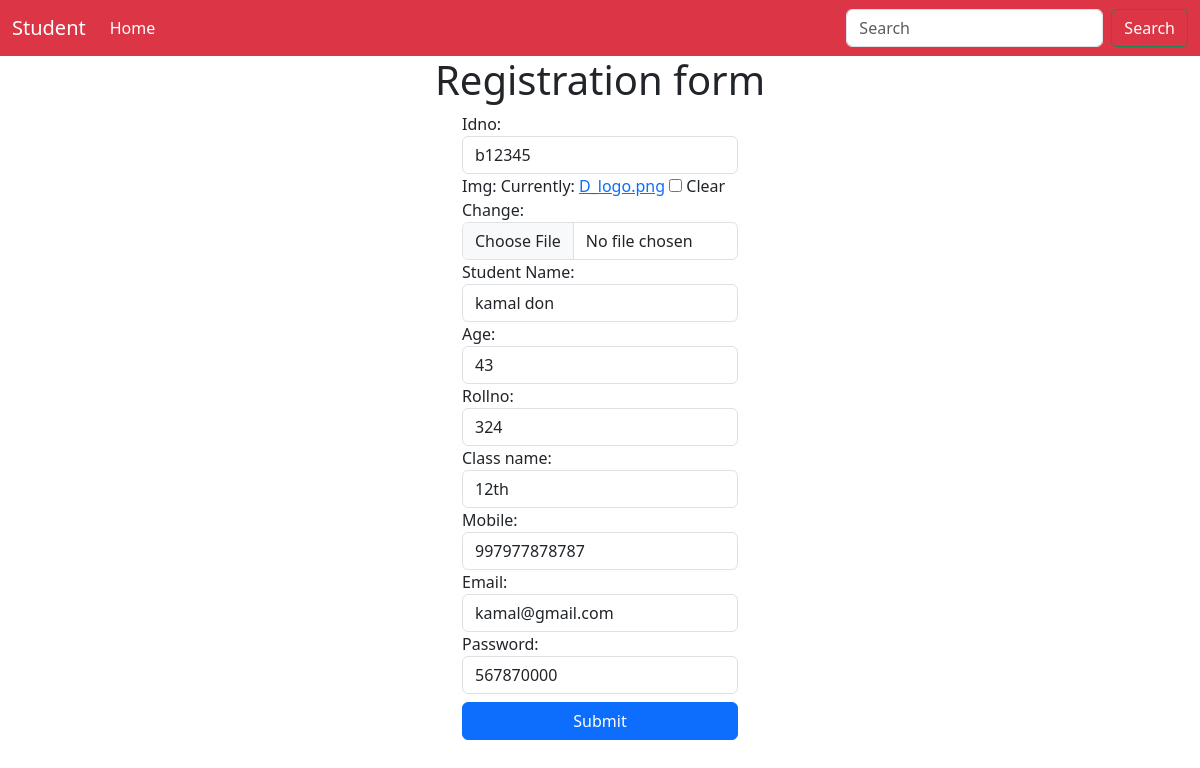
Page /update/9/ on the committed database.
### MY_STUDENTS/models.py (models this page shows, shortened)
class Student(models.Model):
    idno = models.CharField(max_length=20, unique=True)
    img=models.ImageField(blank=True)
    name = models.CharField(max_length=100)
    age = models.IntegerField()
    rollno = models.IntegerField()
    class_name = models.CharField(max_length=50)
    mobile = models.CharField(max_length=15)
    email = models.EmailField(unique=True)
    password = models.CharField(max_length=50)

### MY_STUDENTS/views.py (the view)
# urls.py: path("update/<int:id>/",update,name="update"),
def update(request,id):
    student=Student.objects.get(pk=id)
    if request.method == 'POST':
        form=Student_Form(request.POST,instance=student)
        if form.is_valid():
            form.save()
            form=Student_Form()
        print(student,"--------------")
    else:
        form=Student_Form(instance=student)
    return render(request,'regform.html',{'form':form})

### MY_STUDENTS/forms.py
class Student_Form(forms.ModelForm):
    class Meta:
        model=Student
        fields="__all__"
        labels={
            'name':"Student Name"
        }
        widgets={
            'idno':forms.TextInput(attrs={'class':"form-control"}),
            'name':forms.TextInput(attrs={'class':"form-control"}),
            'img':forms.ClearableFileInput(attrs={'class':"form-control"}),
            'rollno':forms.NumberInput(attrs={'class':"form-control"}),
            'email':forms.EmailInput(attrs={'class':"form-control"}),
            'password':forms.NumberInput(attrs={'class':"form-control"}),
            'class_name':forms.TextInput(attrs={'class':"form-control"}),
            'mobile':forms.NumberInput(attrs={'class':"form-control"}),
            'age':forms.NumberInput(attrs={'class':"form-control"}),
        }

### templates/regform.html (shortened to what this page needs)
{% load static %}
{% load bootstrap5 %}
<!DOCTYPE html>
<html lang="en">
    <head>
        {% bootstrap_css %}
</head>
<body>
    <nav class="navbar navbar-expand-lg bg-danger  ">
        <div class="container-fluid ">
          <a class="navbar-brand text-white" href="#">Student</a>
          <div class="collapse navbar-collapse" id="navbarSupportedContent">
            <ul class="navbar-nav me-auto mb-2 mb-lg-0">
              <li class="nav-item">
                <a class="nav-link active text-white" aria-current="page" href="{% url 'home' %}">Home</a>
              </li>
            </ul>
            <form class="d-flex" role="search">
              <input class="form-control me-2" type="search" placeholder="Search" aria-label="Search">
              <button class="btn btn-outline-success text-white" type="submit">Search</button>
            </form>
          </div>
        </div>
      </nav>
    <center><h1> Registration form </h1></center>
    <div class="container-fluid">
        <div class="row justify-content-center align-items-center">
            <div class="col-md-3">
                <form method="post" enctype="multipart/form-data">
                        {% for field in form %}
                        <div>
                            {{field.label_tag}}
                            {{field}}
                        </div>
                            {% endfor %}
                    <button type="submit" class="btn btn-primary mt-2 w-100">Submit</button>
                </form>
            </div>
        </div>
    </div>
</body>
</html>

### rows in the picture
Student: form "b12345" "kamal don" "43" "324" "12th" "997977878787" "kamal@gmail.com" "567870000"

### other values in the picture
{{ field.label_tag }} "Idno:" "Img:" "Student Name:" "Age:" "Rollno:" "Class name:" "Mobile:" "Email:" "Password:"
